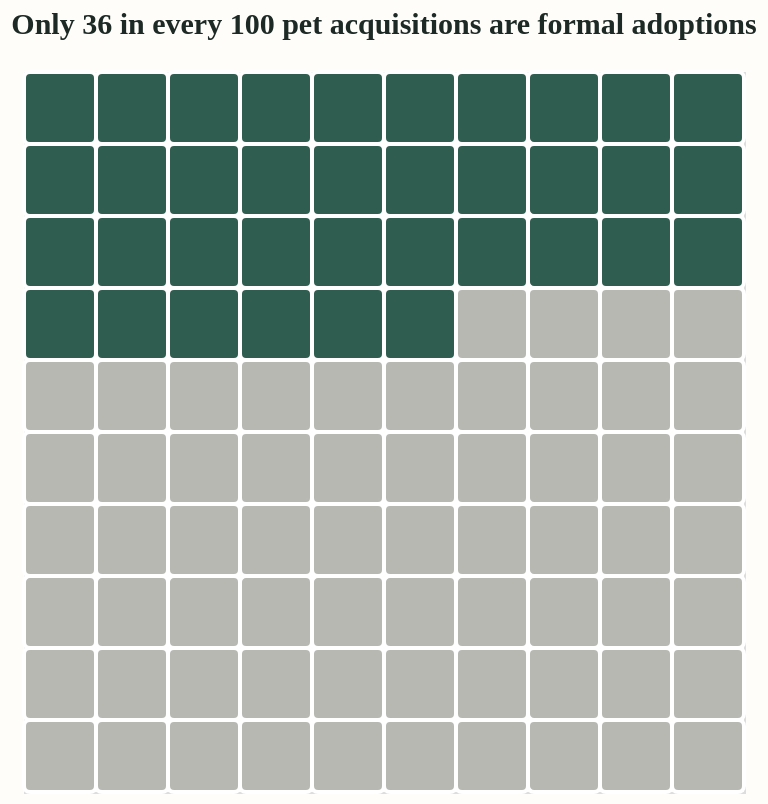

The Vega-Lite source for this figure:
### Vega-Lite specification from a JSON file in a GitHub repository (floating-point values rounded to 4 significant figures)
{"$schema": "https://vega.github.io/schema/vega-lite/v5.json", "background": "#fffdf9", "width": 360, "height": 360, "title": {"text": "Only 36 in every 100 pet acquisitions are formal adoptions", "font": "DM Sans", "fontSize": 15, "fontWeight": 700, "color": "#1d2925", "subtitleFont": "DM Sans", "subtitleFontSize": 12, "subtitleColor": "#64716c", "offset": 15}, "data": {"values": [{"Category": "Formally Adopted", "Percentage": 0.363, "Count": 36, "order": 1}, {"Category": "Not Formally Adopted", "Percentage": 0.637, "Count": 64, "order": 2}]}, "transform": [{"_comment": "Create a sequence of numbers from 1 up to the category count.", "calculate": "sequence(1, datum.Count + 1)", "as": "sq"}, {"_comment": "Turn each number in the sequence into its own data row.", "flatten": ["sq"]}, {"_comment": "Give every waffle square a unique number, grouped by category order.", "window": [{"op": "row_number", "as": "id"}], "sort": [{"field": "order", "order": "ascending"}]}, {"_comment": "Divide the square number by 10 to determine its row.", "calculate": "ceil(datum.id / 10)", "as": "row"}, {"_comment": "Use the remainder after dividing by 10 to determine its column.", "calculate": "((datum.id - 1) % 10) + 1", "as": "col"}], "mark": {"type": "rect", "stroke": "#ffffff", "strokeWidth": 2, "cornerRadius": 3}, "encoding": {"x": {"field": "col", "type": "ordinal", "axis": null, "scale": {"step": 28}}, "y": {"field": "row", "type": "ordinal", "axis": null, "scale": {"step": 28}, "sort": "ascending"}, "color": {"field": "Category", "type": "nominal", "scale": {"domain": ["Formally Adopted", "Not Formally Adopted"], "range": ["#2f5d50", "#b8b8b3"]}, "legend": null}, "tooltip": [{"field": "Category", "type": "nominal", "title": "Acquisition Type:"}, {"field": "Percentage", "type": "quantitative", "title": "Share:", "format": ".1%"}]}}
